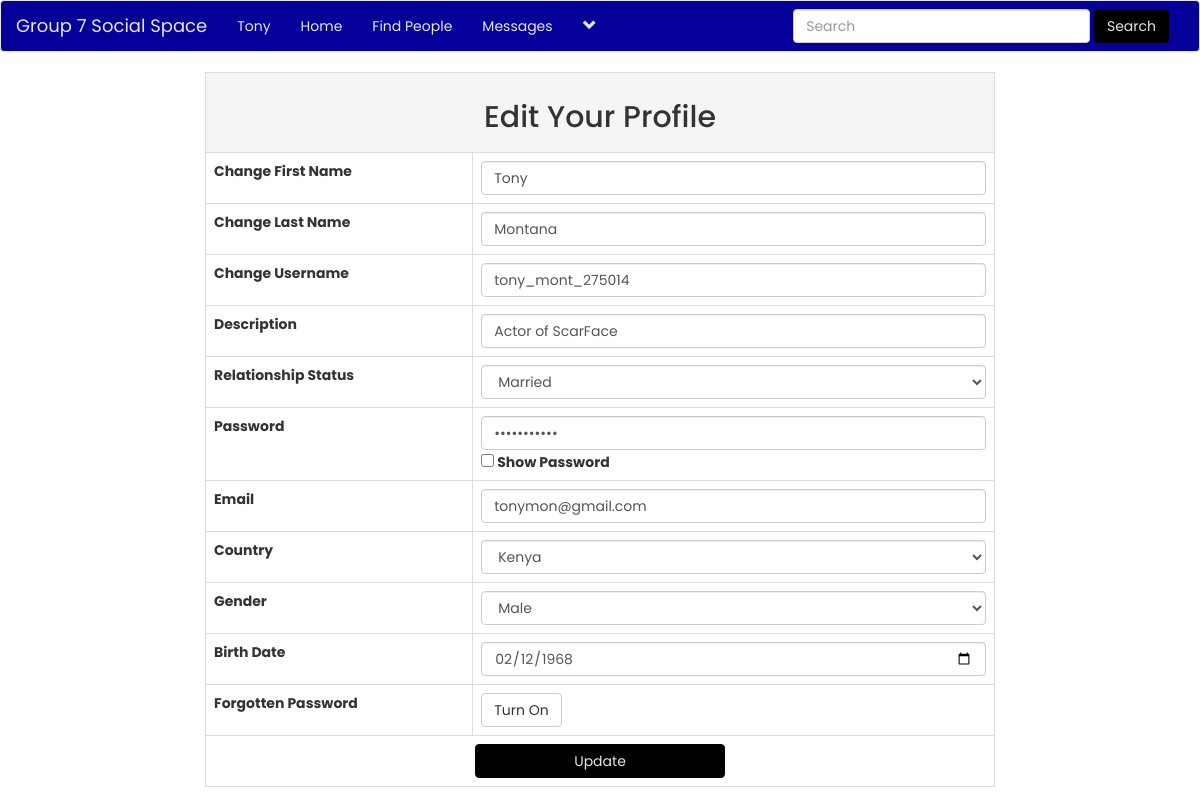
Page /edit_profile.php (signed in) on the committed database.
### tables this page shows
CREATE TABLE `users` (
  `user_id` int(11) NOT NULL,
  `f_name` text NOT NULL,
  `l_name` text NOT NULL,
  `user_name` text NOT NULL,
  `describe_user` varchar(255) NOT NULL,
  `Relationship` text NOT NULL,
  `user_pass` varchar(255) NOT NULL,
  `user_email` varchar(255) NOT NULL,
  `user_country` text NOT NULL,
  `user_gender` text NOT NULL,
  `user_birthday` text NOT NULL,
  `user_image` varchar(255) NOT NULL,
  `user_cover` varchar(255) NOT NULL,
  `user_reg_date` timestamp NOT NULL DEFAULT current_timestamp(),
  `status` text NOT NULL,
  `posts` text NOT NULL,
  `recovery_account` varchar(255) NOT NULL
);

### edit_profile.php (the view, shortened to what this page needs)
<!DOCTYPE html>
<?php
include("includes/header.php");
?>
<html lang="en">
<head>
    <link rel="stylesheet" href="https://maxcdn.bootstrapcdn.com/bootstrap/3.3.7/css/bootstrap.min.css">
    <link rel="stylesheet" href="style/header.css">
    <link rel="stylesheet" href="style/home_style2.css">
</head>
<body>
    <div class="row">
        <div class="col-sm-2">
        </div>
        <div class="col-sm-8">
            <form action="" method="post" enctype="multipart/form-data">
                <table class="table table-bordered table-hover">
                    <tr align="center">
                        <td colspan="6" class="active"><h2>Edit Your Profile</h2></td>
                    </tr>
                    <tr>
                        <td style="font-weight:bold;">Change First Name</td>
                        <td><input class="form-control" type="text" name="f_name" required value="<?php echo $first_name; ?>"></td>
                    </tr>
                    <tr>
                        <td style="font-weight:bold;">Change Last Name</td>
                        <td><input class="form-control" type="text" name="l_name" required value="<?php echo $last_name; ?>"></td>
                    </tr>
                    <tr>
                        <td style="font-weight:bold;">Change Username</td>
                        <td><input class="form-control" type="text" name="u_name" required value="<?php echo $user_name; ?>"></td>
                    </tr>
                    <tr>
                        <td style="font-weight:bold;">Description</td>
                        <td><input class="form-control" type="text" name="describe_user" required value="<?php echo $describe_user; ?>"></td>
                    </tr>
                    <tr>
                        <td style="font-weight:bold;">Relationship Status</td>
                        <td>
                            <select class="form-control" name="Relationship">
                                <option><?php echo $Relationship_status; ?></option>
                            </select>
                        </td>
                    </tr>
                    <tr>
                        <td style="font-weight:bold;">Password</td>
                        <td>
                            <input class="form-control" type="password" name="u_pass" id="mypass" required value="<?php echo $user_pass; ?>">
                            <input type="checkbox" onclick="show_password()"><strong> Show Password</strong>
                        </td>
                    </tr>
                    <tr>
                        <td style="font-weight:bold;">Email</td>
                        <td><input class="form-control" type="email" name="u_email" required value="<?php echo $user_email; ?>"></td>
                    </tr>
                    <tr>
                        <td style="font-weight:bold;">Country</td>
                        <td>
                            <select class="form-control" name="u_country">
                                <option><?php echo $user_country; ?></option>
                            </select>
                        </td>
                    </tr>
                    <tr>
                        <td style="font-weight:bold;">Gender</td>
                        <td>
                            <select class="form-control" name="u_gender">
                                <option><?php echo $user_gender; ?></option>
                            </select>
                        </td>
                    </tr>
                    <tr>
                        <td style="font-weight:bold;">Birth Date</td>
                        <td><input class="form-control input-md" type="date" name="u_birthday" required value="<?php echo $user_birthday; ?>"></td>
                    </tr>
                    <tr>
                        <td style="font-weight:bold;">Forgotten Password</td>
                        <td>
                            <button type="button" class="btn btn-default" data-toggle="modal" data-target="#myModal">Turn On</button >
                        </td>
                    </tr>
                    <tr align="center">
                        <td colspan="6">
                            <input type="submit" class="btn btn-info" name="update" style="width:250px;" value="Update">
                        </td>
                    </tr>
                </table>
            </form>
        </div>
        <div class="col-sm-2">
        </div>
    </div>
</body>
</html>

### includes/header.php (shortened to what this page needs)
<?php
include("functions/functions.php");
?>
<nav class="navbar navbar-default">
	<div class="container-fluid">
		<div class="navbar-header">
			<a class="navbar-brand" href="home.php">Group 7 Social Space</a>
		</div>
		<div class="collapse navbar-collapse" id="bs-example-navbar-collapse-1">
	      <ul class="nav navbar-nav">
	      	<?php
			$user = $_SESSION['user_email'];
			$get_user = "select * from users where user_email='$user'";
			$run_user = mysqli_query($con,$get_user);
			$row=mysqli_fetch_array($run_user);
			$user_id = $row['user_id'];
			$user_name = $row['user_name'];
			$first_name = $row['f_name'];
			$last_name = $row['l_name'];
			$describe_user = $row['describe_user'];
			$Relationship_status = $row['Relationship'];
			$user_pass = $row['user_pass'];
			$user_email = $row['user_email'];
			$user_country = $row['user_country'];
			$user_gender = $row['user_gender'];
			$user_birthday = $row['user_birthday'];
			$user_posts = "select * from posts where user_id='$user_id'";
			$run_posts = mysqli_query($con,$user_posts);
			$posts = mysqli_num_rows($run_posts);
			?>
	        <li><a href='profile.php?<?php echo "u_id=$user_id" ?>'><?php echo "$first_name"; ?></a></li>
	       	<li><a href="home.php">Home</a></li>
			<li><a href="members.php">Find People</a></li>
			<li><a href="messages.php?u_id=new">Messages</a></li>
            <?php
                echo"
                <li class='dropdown'>
                    <a href='#' class='dropdown-toggle' data-toggle='dropdown' role='button' aria-haspopup='true' aria-expanded='false'><span><i class='glyphicon glyphicon-chevron-down'></i></span></a>
                    <ul class='dropdown-menu'>
                        <li>
                            <a href='my_post.php?u_id=$user_id'>My Posts <span class='badge badge-secondary'>$posts</span></a>
                        </li>
                        <li>
                            <a href='edit_profile.php?u_id=$user_id'>Edit Account</a>
                        </li>
                        <li role='separator' class='divider'></li>
                        <li>
                            <a href='logout.php'>Logout</a>
                        </li>
                    </ul>
                </li>
                ";
            ?>
			</ul>
            <ul class="nav navbar-nav navbar-right">
				<li class="dropdown">
					<form class="navbar-form navbar-left" method="get" action="results.php">
						<div class="form-group">
							<input type="text" class="form-control" name="user_query" placeholder="Search">
						</div>
						<button type="submit" class="btn btn-info" name="search">Search</button>
					</form>
				</li>
			</ul>
		</div>
	</div>
</nav>

### style/header.css (style rules this page uses)
.navbar-default { background-color: hsl(242, 100%, 30%); }
.navbar-default .navbar-brand:focus, .navbar-default .navbar-brand { color: hsl(0, 0%, 90%); background-color: transparent; }
.navbar-default .navbar-nav>li>a { color: hsl(0, 0%, 90%); }
.btn-info { color: hsl(0, 0%, 90%); background-color: hsl(0, 100%, 0%); border-color: hsl(0, 100%, 0%); }

### style/home_style2.css (style rules this page uses)
body { font-family: 'Poppins'; overflow-x: hidden; }

### rows in the picture
users: f_name "Tony", l_name "Montana", u_name "tony_mont_275014", describe_user "Actor of ScarFace", Relationship "Married", u_email "tonymon@gmail.com", u_country "Kenya", u_gender "Male", u_birthday "02/12/1968"
